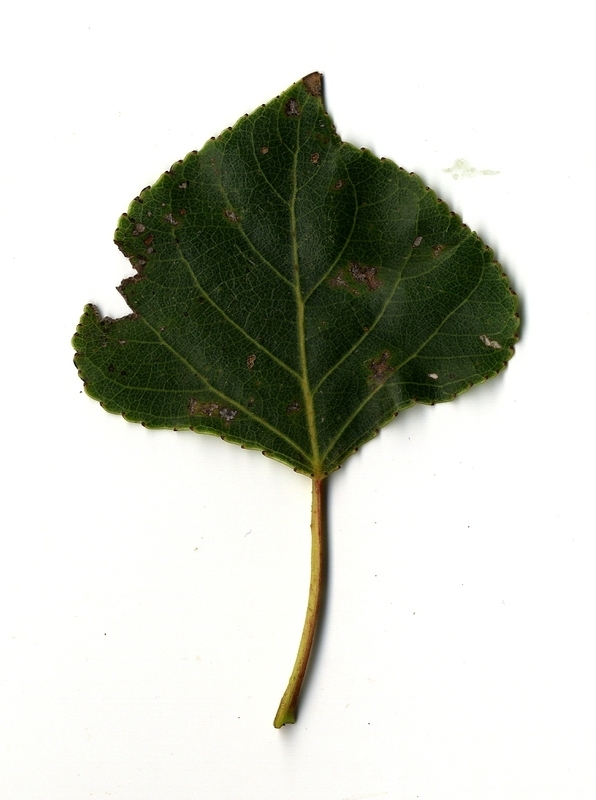
#> input picture Domasni/DomasnaRabota3/database/10001.jpg, 596 x 800 px
$ python DomasnaRabota3.2.py
#> lines starting #> are read from the running program, lines starting #| are printed output that depends on the picture; after the words box and inside, x2 and y2 are one past the last pixel; in counts of white or black regions, pixels touching at a corner belong together
import cv2

image = cv2.imread('database/10001.jpg')
#> image is the input picture: shape (800, 596, 3); mean B, G, R 195.5, 204.3, 201.6
gray = cv2.cvtColor(image, cv2.COLOR_BGR2GRAY)
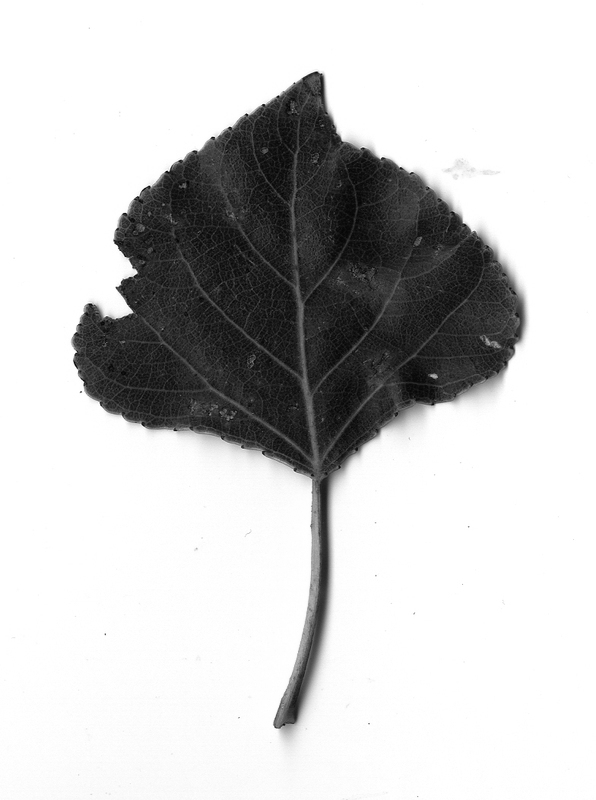
#> gray: shape (800, 596); min 2, max 255, mean 202.5
_, segmented_image = cv2.threshold(gray, 127, 255, cv2.THRESH_BINARY)
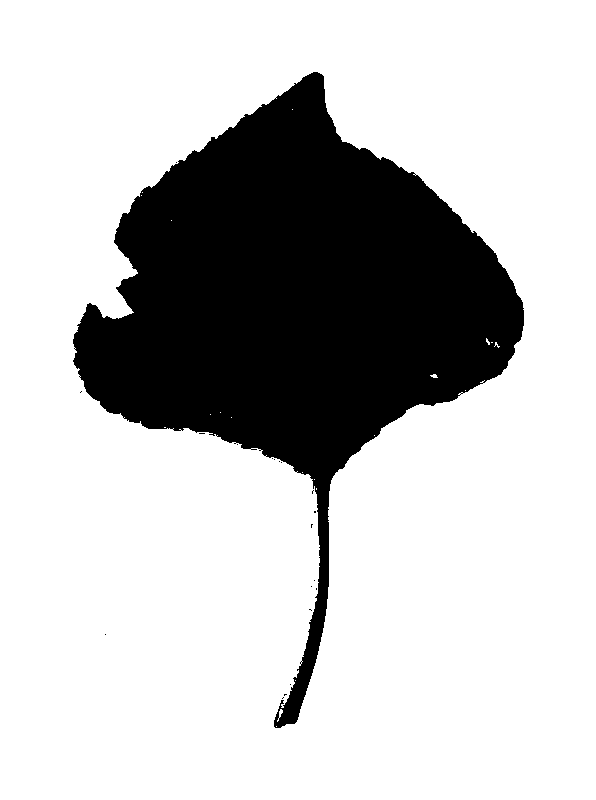
#> segmented_image: shape (800, 596); 76.3% white; 20 black regions (19 under 20 px), largest, box (x1, y1, x2, y2) and area: (73, 72, 524, 728) 113091
edges = cv2.Canny(segmented_image, 30, 100)
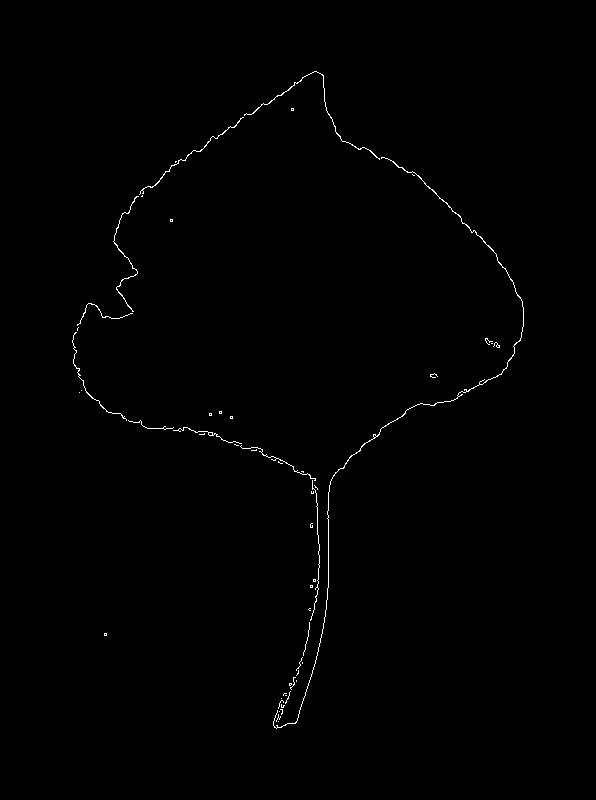
#> edges: shape (800, 596); 0.5% white in thin lines or dots, all inside (x1, y1, x2, y2) = (72, 71, 524, 729)
contours, _ = cv2.findContours(edges, cv2.RETR_EXTERNAL, cv2.CHAIN_APPROX_SIMPLE)
#> contours = 54 contours, 49 with area under 20; largest, box (x1, y1, x2, y2) and area: (273, 157, 524, 729) 114, (244, 71, 380, 160) 42, (113, 196, 139, 312) 34, (139, 117, 244, 195) 34, (72, 332, 127, 421) 20
contour_image = image.copy()
cv2.drawContours(contour_image, contours, -1, (255), 2)
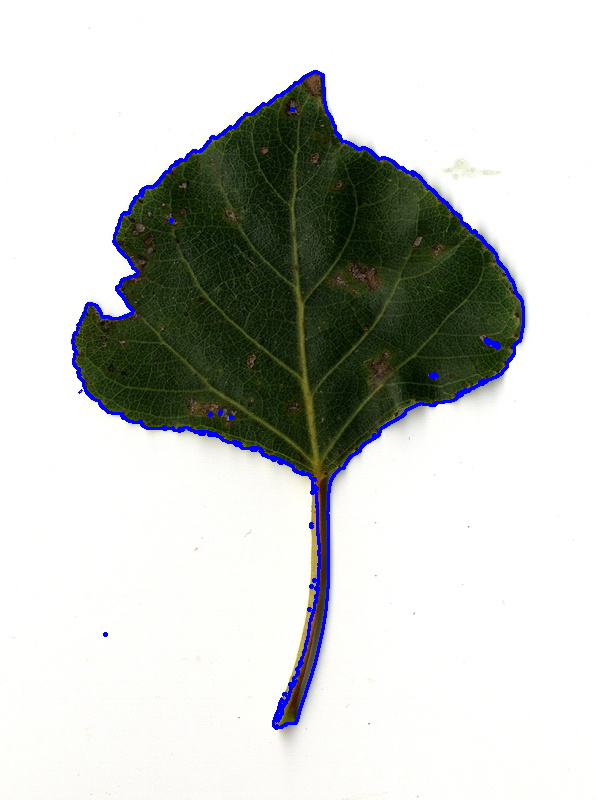
#> contour_image: shape (800, 596, 3); 1.65% of pixels changed, all inside (x1, y1, x2, y2) = (71, 70, 525, 730)
cv2.imshow('Original Image', image)
cv2.imshow('Segmented Image', segmented_image)
cv2.imshow('Contours', contour_image)
cv2.waitKey(0)
cv2.destroyAllWindows()

$ run again, with Domasni/DomasnaRabota3/database/1.jpg copied over Domasni/DomasnaRabota3/database/10001.jpg
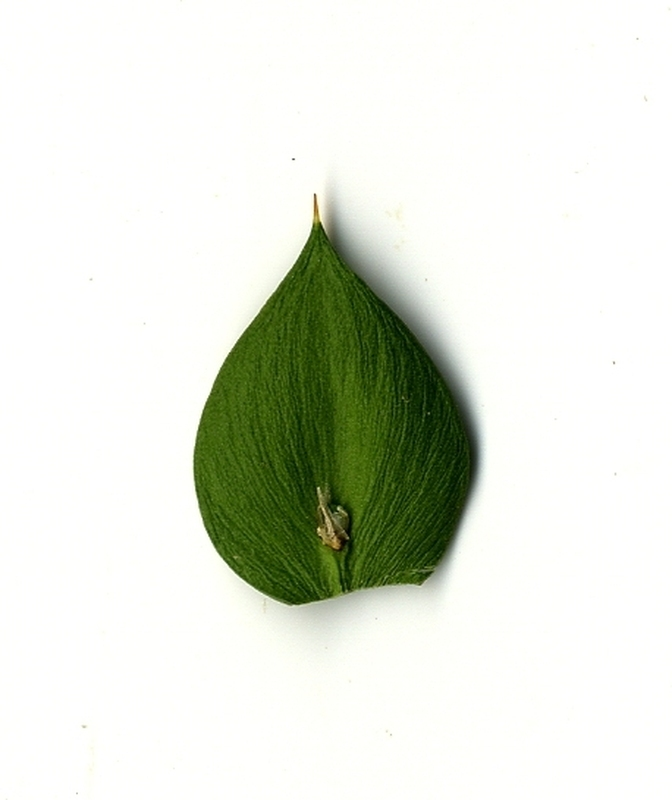
#> input picture Domasni/DomasnaRabota3/database/1.jpg, 672 x 800 px
#> image is the input picture: shape (800, 672, 3); mean B, G, R 218, 228.9, 224.7
#> segmented_image: shape (800, 672); 86.2% white; 6 black regions (4 under 20 px), largest, box (x1, y1, x2, y2) and area: (194, 220, 479, 605) 74103, (314, 194, 316, 214) 37
#> `edges = cv2.Canny(segmented_image, 30, 100)`:
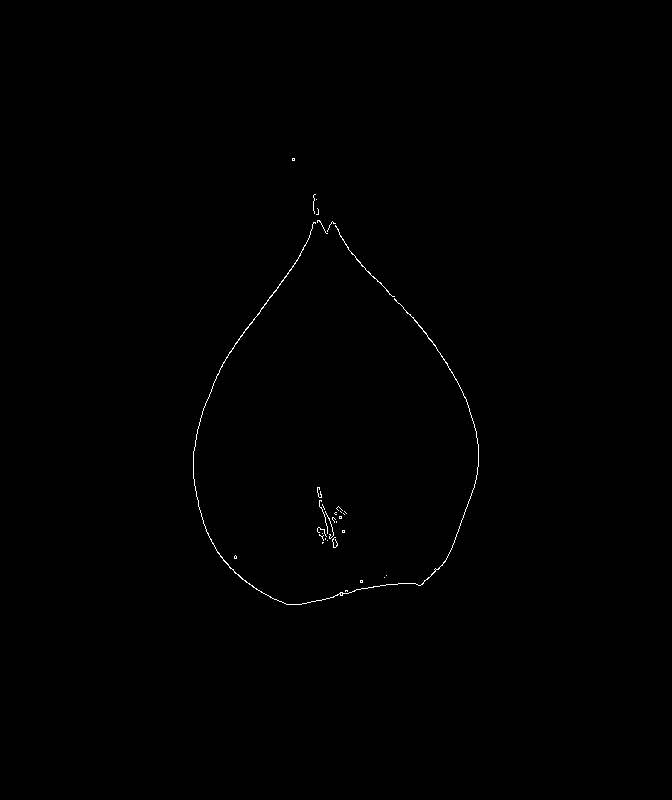
#> edges: shape (800, 672); 0.26% white in thin lines or dots, all inside (x1, y1, x2, y2) = (193, 158, 479, 605)
#> contours = 33 contours, 31 with area under 20; largest, box (x1, y1, x2, y2) and area: (193, 222, 479, 605) 132, (335, 225, 395, 297) 22
#> `cv2.drawContours(contour_image, contours, -1, (255), 2)`:
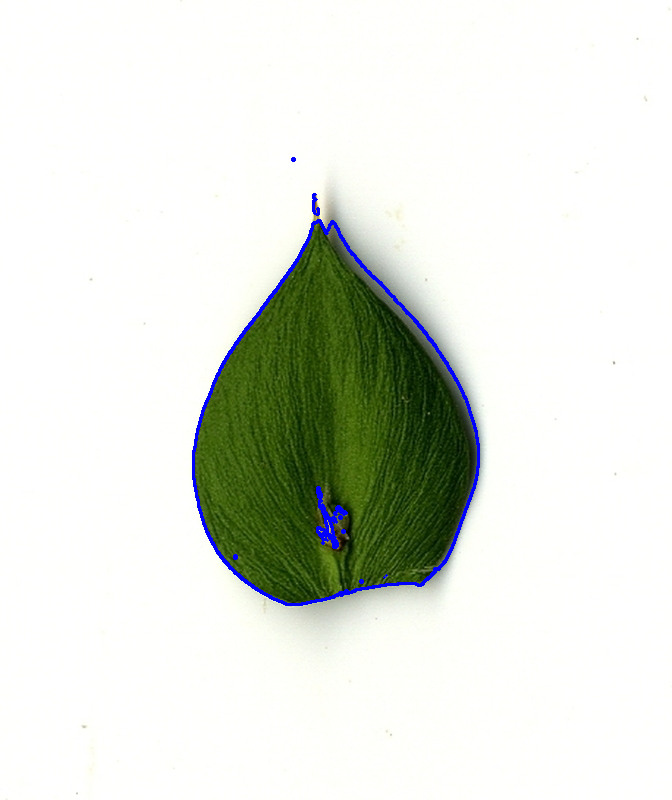
#> contour_image: shape (800, 672, 3); 0.88% of pixels changed, all inside (x1, y1, x2, y2) = (192, 157, 480, 606)

$ run again, with Domasni/DomasnaRabota3/database/10000.jpg copied over Domasni/DomasnaRabota3/database/10001.jpg
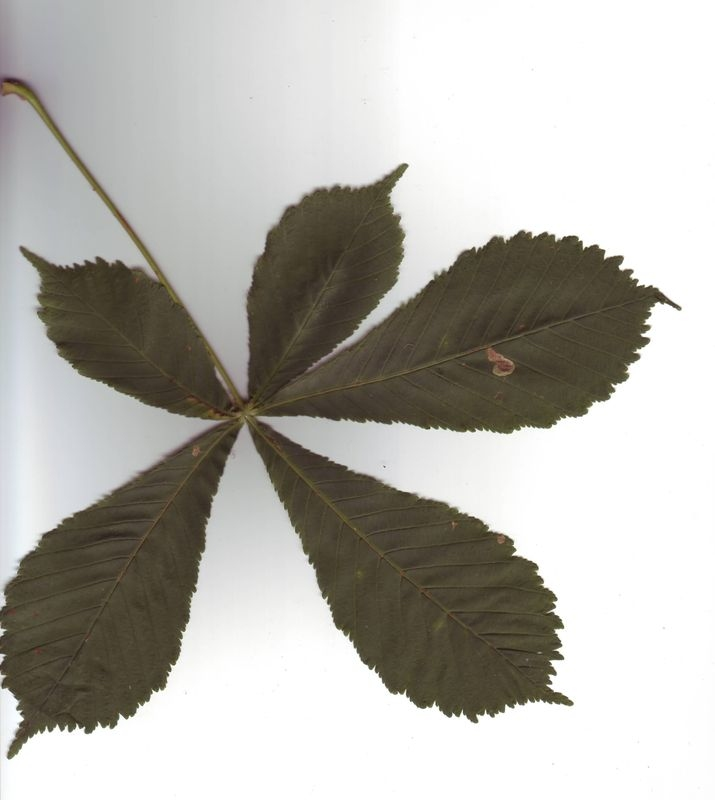
#> input picture Domasni/DomasnaRabota3/database/10000.jpg, 715 x 800 px
#> image is the input picture: shape (800, 715, 3); mean B, G, R 173.9, 179.8, 181.8
#> `_, segmented_image = cv2.threshold(gray, 127, 255, cv2.THRESH_BINARY)`:
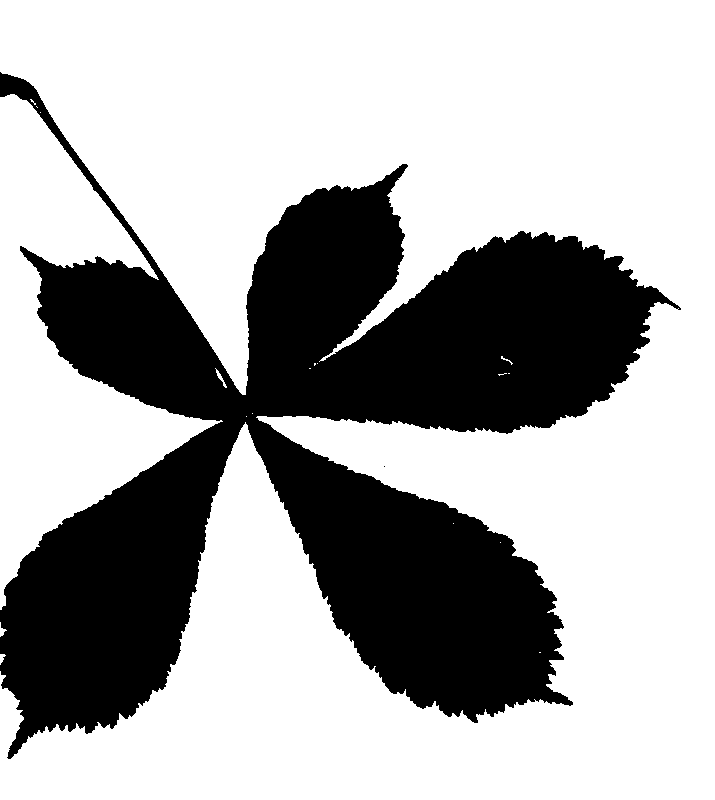
#> segmented_image: shape (800, 715); 67.7% white; 2 black regions (1 under 20 px), largest, box (x1, y1, x2, y2) and area: (0, 72, 681, 759) 184832
#> edges: shape (800, 715); 0.95% white in thin lines or dots, all inside (x1, y1, x2, y2) = (0, 72, 681, 759)
#> contours = 80 contours, 70 with area under 20; largest, box (x1, y1, x2, y2) and area: (0, 72, 351, 395) 142, (0, 93, 159, 280) 119, (320, 207, 476, 361) 72, (0, 422, 221, 610) 55, (7, 711, 110, 759) 38
#> `cv2.drawContours(contour_image, contours, -1, (255), 2)`:
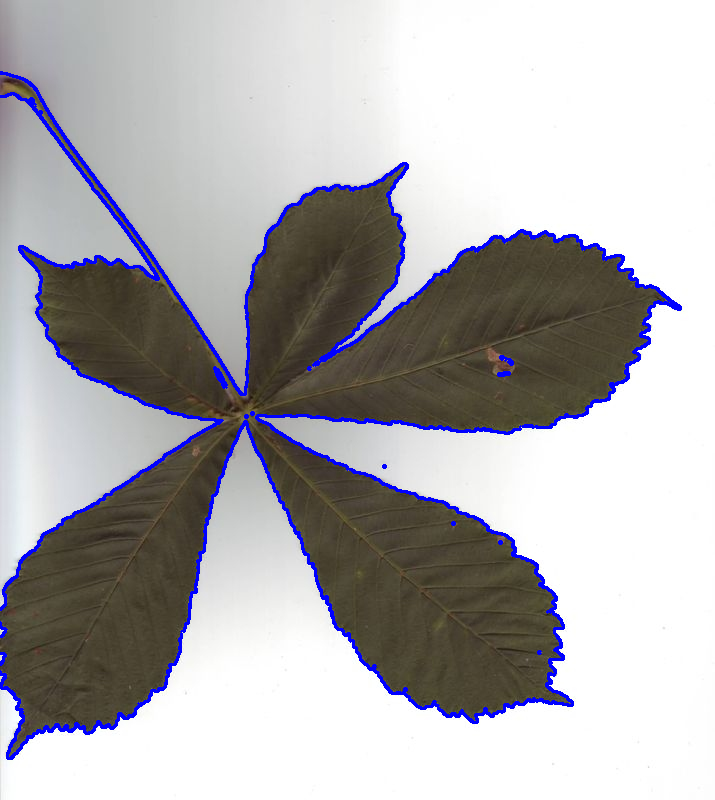
#> contour_image: shape (800, 715, 3); 3.22% of pixels changed, all inside (x1, y1, x2, y2) = (0, 71, 682, 760)

$ run again, with Domasni/DomasnaRabota3/database/10002.jpg copied over Domasni/DomasnaRabota3/database/10001.jpg
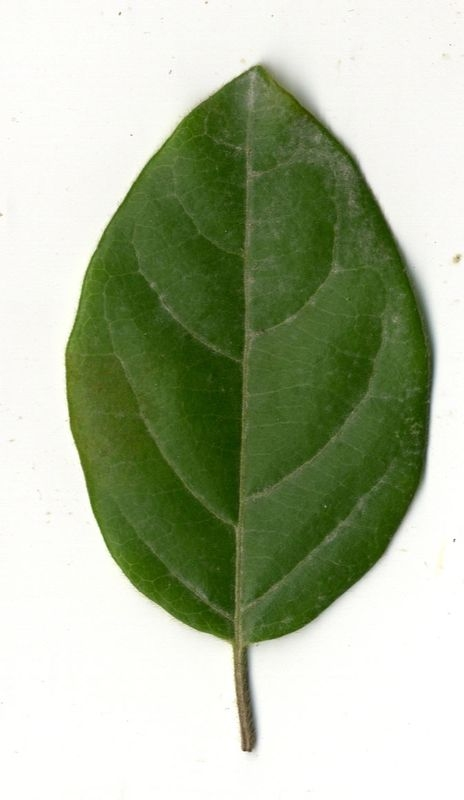
#> input picture Domasni/DomasnaRabota3/database/10002.jpg, 464 x 800 px
#> image is the input picture: shape (800, 464, 3); mean B, G, R 156.3, 183.4, 172.3
#> `_, segmented_image = cv2.threshold(gray, 127, 255, cv2.THRESH_BINARY)`:
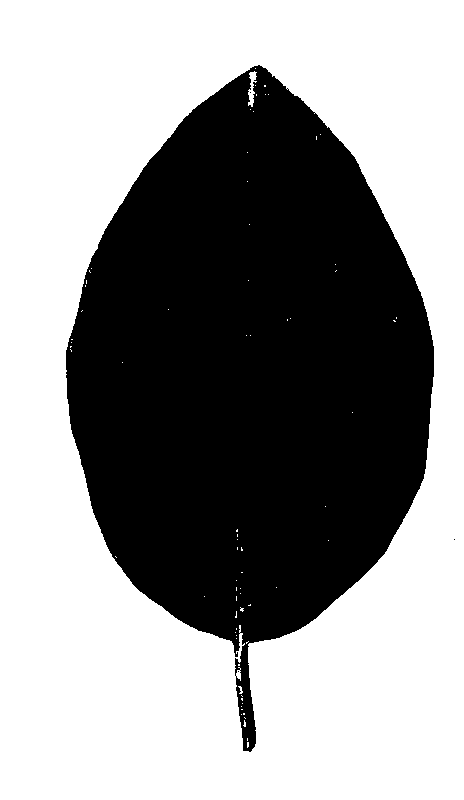
#> segmented_image: shape (800, 464); 58.4% white; 4 black regions (3 under 20 px), largest, box (x1, y1, x2, y2) and area: (66, 65, 434, 752) 154475
#> edges: shape (800, 464); 0.64% white in thin lines or dots, all inside (x1, y1, x2, y2) = (65, 65, 456, 752)
#> contours = 99 contours, 97 with area under 20; largest, box (x1, y1, x2, y2) and area: (65, 65, 434, 752) 227, (273, 76, 327, 128) 23
#> `cv2.drawContours(contour_image, contours, -1, (255), 2)`:
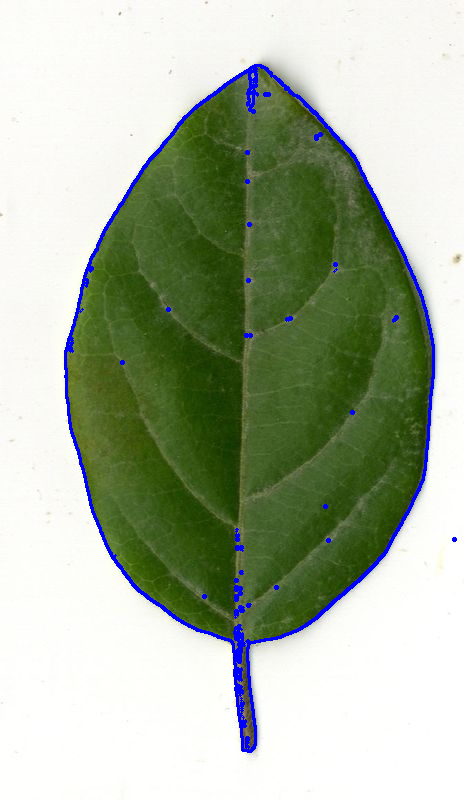
#> contour_image: shape (800, 464, 3); 2.13% of pixels changed, all inside (x1, y1, x2, y2) = (64, 64, 457, 753)
